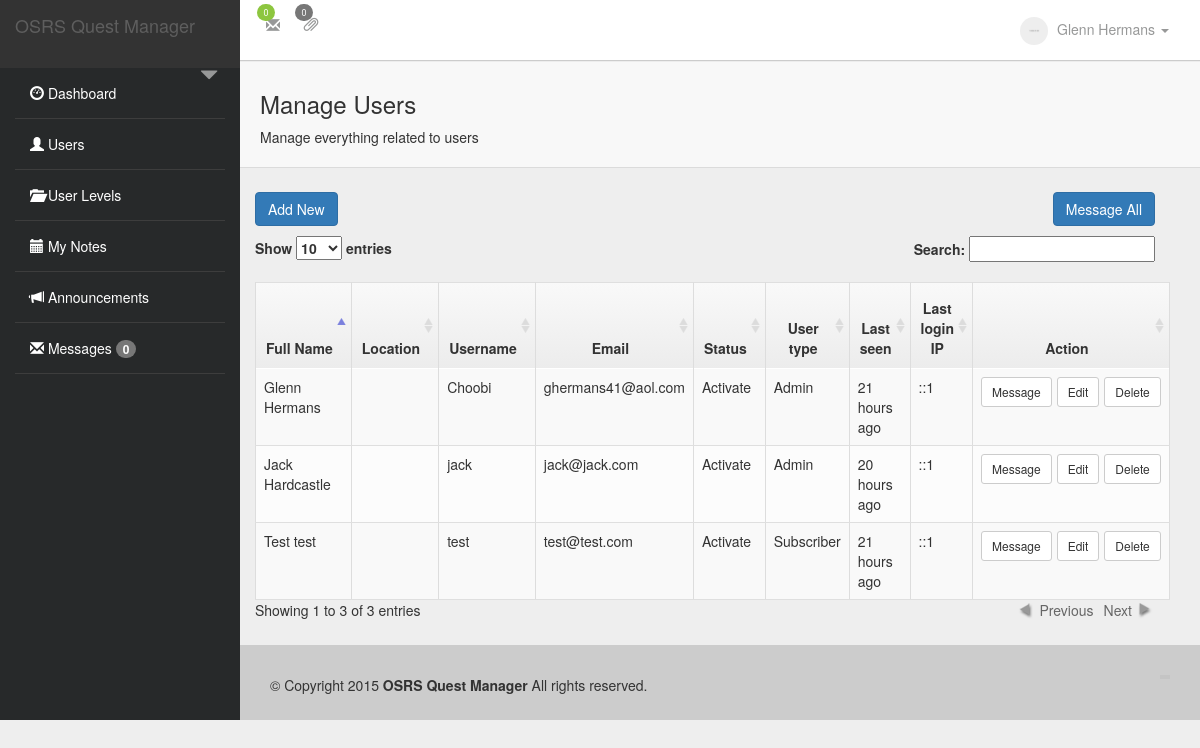
Page /usersystem/users.php (signed in) on the committed database.
### tables this page shows
CREATE TABLE IF NOT EXISTS `options` (
  `option_id` bigint(20) NOT NULL,
  `option_name` varchar(500) NOT NULL,
  `option_value` varchar(500) NOT NULL
);

CREATE TABLE IF NOT EXISTS `users` (
  `user_id` bigint(20) NOT NULL,
  `first_name` varchar(100) NOT NULL,
  `last_name` varchar(100) NOT NULL,
  `gender` varchar(50) NOT NULL,
  `date_of_birth` date NOT NULL,
  `address1` varchar(200) NOT NULL,
  `address2` varchar(200) NOT NULL,
  `city` varchar(100) NOT NULL,
  `state` varchar(100) NOT NULL,
  `country` varchar(100) NOT NULL,
  `zip_code` varchar(100) NOT NULL,
  `mobile` varchar(200) NOT NULL,
  `phone` varchar(200) NOT NULL,
  `username` varchar(100) NOT NULL,
  `email` varchar(200) NOT NULL,
  `password` varchar(200) NOT NULL,
  `profile_image` varchar(500) NOT NULL,
  `description` varchar(600) NOT NULL,
  `status` varchar(100) NOT NULL,
  `activation_key` varchar(100) NOT NULL,
  `date_register` date NOT NULL,
  `user_type` varchar(100) NOT NULL
);

### usersystem/includes/functions.php (called while the page is built, shortened)
<?php
	function get_option($option_name) {
		global $db;
		$query = "SELECT * from options WHERE option_name='".$option_name."'";
		$result = $db->query($query) or die($db->error);
		$row = $result->fetch_array();
		$option_value = stripslashes($row['option_value']);
		return $option_value;
	}
	function time_elapsed_string($datetime, $full = false){
    $now = new DateTime;
    $ago = new DateTime($datetime);
    $diff = $now->diff($ago);
    $diff->w = floor($diff->d / 7);
    $diff->d -= $diff->w * 7;
    $string = array(
        'y' => 'year',
        'm' => 'month',
        'w' => 'week',
        'd' => 'day',
        'h' => 'hour',
        'i' => 'minute',
        's' => 'second',
    );
    foreach ($string as $k => &$v) {
        if ($diff->$k) {
            $v = $diff->$k . ' ' . $v . ($diff->$k > 1 ? 's' : '');
        } else {
            unset($string[$k]);
        }
    }
    if (!$full) $string = array_slice($string, 0, 1);
    return $string ? implode(', ', $string) . ' ago' : 'just now';
}

### usersystem/system_load.php (called while the page is built, shortened)
<?php
	include('includes/db_connect.php');
	include('includes/functions.php');
	global $db;
	include('classes/users.php');
	if(isset($_SESSION['user_id'])):
		$new_user = new Users;
		if($new_user->get_user_info($_SESSION['user_id'], 'profile_image') == '') {
			$profile_img = 'images/thumb.png';
		} else {
			$profile_img = $new_user->get_user_info($_SESSION['user_id'], 'profile_image');
		}
	endif;

### usersystem/classes/users.php (the view, shortened to what this page needs)
<?php
class Users {
	function get_user_meta($user_id, $term) {
		global $db;
		$query = "SELECT * from user_meta WHERE user_id='".$user_id."'";
		$result = $db->query($query) or die($db->error);
		$row = $result->fetch_array();
		return $row[$term];
	}
	function get_user_info($user_id, $term) {
		global $db;
		$query = "SELECT * from users WHERE user_id='".$user_id."'";
		$result = $db->query($query) or die($db->error);
		$row = $result->fetch_array();
		return $row[$term];
	}
function list_users($user_type) {
		global $db;
		global $language;
		if($user_type == 'admin') {
			$query = 'SELECT * from users ORDER by first_name ASC';
			$result = $db->query($query) or die($db->error);
			$content = '';
			$count = 0;
			while($row = $result->fetch_array()) {
				extract($row);
				$count++;
				if($count%2 == 0) {
					$class = 'even';
				} else {
					$class = 'odd';
				}
				$content .= '<tr class="'.$class.'">';
				$content .= '<td>';
				$content .= $first_name.' '.$last_name;
				$content .= '</td><td>';
				$content .= $country;
				$content .= '</td><td>';
				$content .= $username;
				$content .= '</td><td>';
				$content .= $email;
				$content .= '</td><td>';
				$content .= ucfirst($status);
				$content .= '</td><td>';
				$content .= ucfirst($user_type);
				$content .= '</td><td>';
				if($this->get_user_meta($user_id, 'last_login_time') == '') {
					$content .= 'Never';
				} else {
					$content .= time_elapsed_string($this->get_user_meta($user_id, 'last_login_time'));
				}
				$content .= '</td><td>';
				$content .= $this->get_user_meta($user_id, 'last_login_ip');
				$content .= '</td><td>';
				$content .= '<button class="btn btn-default btn-sm pull-left" style="margin-right:5px;" data-toggle="modal" data-target="#modal_'.$user_id.'">'.$language["message"].'</button>';
				$content .= '
<script type="text/javascript">
$(function(){
$("#message_form_'.$user_id.'").on("submit", function(e){
  e.preventDefault();
  tinyMCE.triggerSave();
  $.post("includes/messageprocess.php",
	 $("#message_form_'.$user_id.'").serialize(),
	 function(data, status, xhr){
	   $("#success_message_'.$user_id.'").html("<div class=\'alert alert-success\'>"+data+"</div>");
	 });
});
});
</script>
<div class="modal fade" id="modal_'.$user_id.'" tabindex="-1" role="dialog" aria-labelledby="myModalLabel" aria-hidden="true">
  <div class="modal-dialog">
    <form id="message_form_'.$user_id.'" method="post" name="send_message">
	<div class="modal-content">
      <div class="modal-header">
        <button type="button" class="close" data-dismiss="modal" aria-hidden="true">&times;</button>
        <h4 class="modal-title" id="myModalLabel">'.$language["send_message"].'</h4>
      </div>
      <div class="modal-body">
      		<div id="success_message_'.$user_id.'"></div>
	   		<div class="form-group">
				<label class="control-label">'.$language["message_to"].'</label>
				<input type="text" class="form-control" name="message_to" value="Email:('.$email.') Username: ('.$username.')" readonly="readonly" />
			</div>
			<div class="form-group">
				<label class="control-label">'.$language["subject"].'</label>
				<input type="text" class="form-control" name="subject" value="" />
			</div>
			<div class="form-group">
				<label class="control-label">'.$language["message"].'</label>
				<textarea class="tinyst form-control" name="message"></textarea>
			</div>
      </div>
	  <input type="hidden" name="from" value="'.$_SESSION['user_id'].'" />
	  <input type="hidden" name="user_id" value="'.$user_id.'" />
	  <input type="hidden" name="single_form" value="1" />
      <div class="modal-footer">
        <button type="button" class="btn btn-default" data-dismiss="modal">'.$language["close"].'</button>
		<input type="submit" value="Send Message" class="btn btn-primary" />
      </div>
    </div>
   </form>
  </div>
</div>';
				$content .= '<form method="post" name="edit" action="manage_users.php">';
				$content .= '<input type="hidden" name="edit_user" value="'.$user_id.'">';
				$content .= '<input type="submit" style="margin-right:5px;" class="btn btn-default btn-sm pull-left" value="'.$language["edit"].'">';
				$content .= '</form>';
				$content .= '<form method="post" name="delete" onsubmit="return confirm_delete();" action="">';
				$content .= '<input type="hidden" name="delete_user" value="'.$user_id.'">';
				$content .= '<input type="submit" class="btn btn-default btn-sm pull-left" value="'.$language["delete"].'">';
				$content .= '</form>';
				$content .= '</td>';
				$content .= '</tr>';
				unset($class);
			}
		} else {
			$content = $language["cannot_i_user"];
		}
		echo $content;
	}
}

### usersystem/includes/admin_nav.php (shortened to what this page needs)
    <div class="sidebar-menu">
    	<nav class="navbar navbar-default" role="navigation">
  		<div class="navbar-header">
    			<a class="navbar-brand" href="dashboard.php"><?php echo get_option('site_name'); ?></a>
                        <div class="settings-icon">
						<a href="#collapseExample" data-toggle="collapse" title="View user detail" data-animate="true">
							<i class="glyphicon glyphicon-triangle-bottom"></i>
						</a>
						</div>
  	</div>
  <div class="collapse navbar-collapse navbar-ex1-collapse">
    <ul class="nav navbar-nav">
	    <li><a href="dashboard.php"><span class="glyphicon glyphicon-dashboard"></span> <?php echo $language['dashboard']; ?></a>
        </li>
        <li><a href="users.php"><span class="glyphicon glyphicon-user"></span> <?php echo $language['users']; ?></a>
        </li>
        <li><a href="user_levels.php"><span class="glyphicon glyphicon-folder-open"></span>  <?php echo $language['user_levels']; ?></a>
        </li>
        <li><a href="notes.php"><i class="glyphicon glyphicon-calendar"></i> <?php echo $language['my_notes']; ?></a>
        </li>
        <li><a href="announcements.php"><span class="glyphicon glyphicon-bullhorn"></span> Announcements</a>
        </li>
        <li><a href="messages.php"><span class="glyphicon glyphicon-envelope"></span> <?php echo $language['messages']; ?> <span class="badge"><?php $message_obj->unread_count(); ?></span></a>
        </li>
    </ul>
  </div>
</nav>
</div>

### usersystem/includes/top_bar.php (shortened to what this page needs)
<div class="top_section">
   	<nav class="navbar user-info-navbar"  role="navigation">
			<ul class="user-info-menu left-links list-inline list-unstyled">
				<li class="dropdown hover-line">
					<a href="#" class="dropdown-toggle" data-toggle="dropdown">
						<i class="glyphicon glyphicon-envelope"></i>
						<span class="badge badge-green"><?php $message_obj->unread_count(); ?></span>
					</a>
				</li>
				<li class="dropdown hover-line">
					<a href="#" class="dropdown-toggle" data-toggle="dropdown">
						<i class="glyphicon glyphicon-paperclip"></i>
						<span class="badge"><?php $notes_obj->notes_count(); ?></span>
					</a>
				</li>
		</ul>
			<ul class="user-info-menu right-links list-inline list-unstyled">
				<li class="dropdown user-profile">
					<a href="#" class="dropdown-toggle" data-toggle="dropdown">
						<img src="<?php echo $profile_img; ?>" alt="user-image" class="img-circle img-inline userpic-32" width="28" />
						<span>
							<?php echo $new_user->get_user_info($_SESSION['user_id'], 'first_name'); ?> <?php echo $new_user->get_user_info($_SESSION['user_id'], 'last_name'); ?>
							<b class="caret"></b>
						</span>
					</a>
				</li>
			</ul>
		</nav>
   </div>

### usersystem/includes/footer.php (shortened to what this page needs)
</div>
<footer class="main-footer sticky footer-type-1">
    <div class="footer-inner">
        <div class="footer-text">
            &copy; <?php echo $language['copyright']; ?> <?php echo date('Y'); ?>
            <strong><?php echo get_option('site_name'); ?></strong> <?php echo $language['all_rights_reserved']; ?>
        </div>
        <div class="go-up">
            <a href="#" rel="go-top">
            </a>
        </div>
    </div>
</footer>
	</div>
		</div>
</body>
</html>

### rows in the picture
options: option_value "OSRS Quest Manager"
users: first_name "Glenn", last_name "Hermans", value "Glenn Hermans Choobi ghermans41@aol.com Activate Admin 21 hours ago ::1"
users: value "Jack Hardcastle jack jack@jack.com Activate Admin 20 hours ago ::1"
users: value "Test test test test@test.com Activate Subscriber 21 hours ago ::1"

### other values in the picture
$language['dashboard'] "Dashboard"
$language['users'] "Users"
$language['user_levels'] "User Levels"
$language['my_notes'] "My Notes"
$language['messages'] "Messages"
$result->num_rows "0 0"
$result->num_rows "0"
$page_title "Manage Users"
$sub_title "Manage everything related to users"
$language["add_new"] "Add New"
$language["message_to_all_users"] "Message All"
$language["full_name"] "Full Name"
$language["location"] "Location"
$language["username"] "Username"
$language["email"] "Email"
